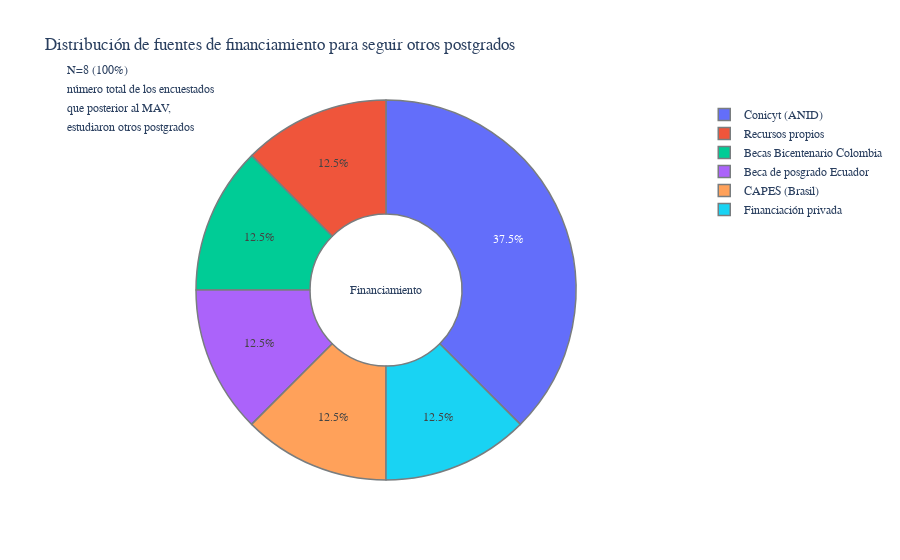

Notebook source saved alongside this figure:
### Markdown cell above
### ¿Cuáles fueron las fuentes de <span style="color:#AC1212">*financiamiento*</span> para continuar postgrados?

### Code cell
path_file_sorted    = 'egresados_mag_doc.xlsx'
sources(path_file_sorted)

### Figure 1 — Plotly figure (JSON) as saved in the notebook; plotly's stock layout.template omitted (floating-point values rounded to 4 significant figures)
{"data": [{"hole": 0.4, "labels": ["Conicyt (ANID)", "Recursos propios", "Becas Bicentenario Colombia", "Beca de posgrado Ecuador", "CAPES (Brasil)", "Financiación privada"], "marker": {"line": {"color": "#797D7F", "width": 1.5}}, "type": "pie", "values": [37.5, 12.5, 12.5, 12.5, 12.5, 12.5]}], "layout": {"annotations": [{"font": {"size": 12}, "showarrow": false, "text": "Financiamiento", "x": 0.5, "y": 0.5}, {"arrowhead": 1, "showarrow": false, "text": "N=8 (100%)", "x": -0.025, "y": 1.1}, {"arrowhead": 1, "showarrow": false, "text": "número total de los encuestados", "x": -0.025, "y": 1.05}, {"arrowhead": 1, "showarrow": false, "text": "que posterior al MAV,", "x": -0.025, "y": 1}, {"arrowhead": 1, "showarrow": false, "text": "estudiaron otros postgrados", "x": -0.025, "y": 0.95}], "font": {"family": "Rockwell", "size": 12}, "title": {"font": {"family": "Rockwell"}, "text": "Distribución de fuentes de financiamiento para seguir otros postgrados"}}}
